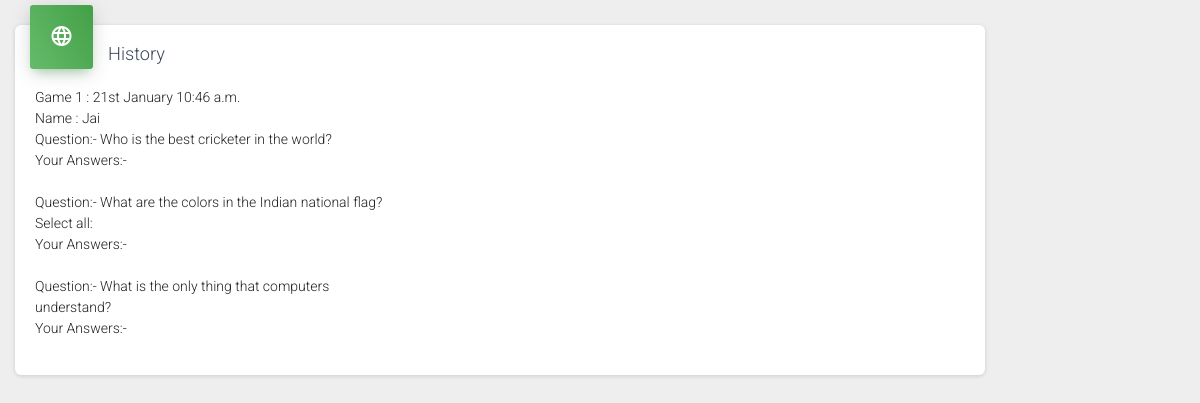
The page /history/13/ on the database its author committed.
### Trivia/models.py (models this page shows, shortened)
class BaseContent(models.Model):
    ACTIVE_CHOICES  = ((0, 'Inactive'), (2, 'Active'),)
    active          = models.PositiveIntegerField(choices=ACTIVE_CHOICES,default=2)
    created         = models.DateTimeField(auto_now_add=True)
    modified        = models.DateTimeField(auto_now=True)
    class Meta:
        abstract = True

class GameReocrd(BaseContent):
    name = models.ForeignKey(UserProfile, blank=True, null=True, on_delete=models.CASCADE)
    config = JSONField(default={})

class UserProfile(BaseContent):
    name            = models.CharField(max_length=100)
    def __str__(self):
        return str(self.name)

class Question(BaseContent):
    text = models.CharField(_('question text'), max_length=500)
    qtype = models.CharField(_('question type'), max_length=2, choices=QTYPE_CHOICES)
    def __str__(self):
        return "%s" % (self.text)

### Trivia/views.py (the view)
# urls.py: path('history/<int:pk>/', user_histroy, name='user_history'),
def user_histroy(request,pk):
    quest = Question.objects.all()
    records = GameReocrd.objects.filter(name__id = pk)
    return render(request, 'trivia/user_history.html', locals())

### Trivia/templatetags/common_tags.py (called while the page is built, shortened)
@register.simple_tag
def get_summary(ques_id, summary):
	ch= summary.config.get(str(ques_id))
	res = ""
	ans= []
	return res,ans

### templates/trivia/user_history.html
{% extends 'base.html' %}
{% block content %}
{% load common_tags %}
<div class="col-md-10">
	<div class="card">
		<div class="card-header card-header-icon" data-background-color="green">
			<i class="material-icons">&#xE894;</i>
		</div>
		<div class="card-content">
			<h4 class="card-title">History</h4>
			<div class="row">
				<div class="col-md-5">
					{% for rec in records %}
						Game {{forloop.counter}}  : {{ rec.created|date:"dS F f a" }} <br>
						Name : {{rec.name}}	<br>
						{% for ques in quest %}
							{% get_summary ques.id rec as response %}
								Question:- {{ques}} <br>
								Your Answers:- {{response.0}} <br> <br>
						{% endfor %}
					{% endfor %}
                </div>
            </div>
        </div>
    </div>
</div>
{% endblock %}

### rows shown on the page
GameReocrd: created "21st January 10:46 a.m.", name "Jai"
Question: text "Who is the best cricketer in the world?"
Question: text "What are the colors in the Indian national flag? Select all:"
Question: text "What is the only thing that computers understand?"
